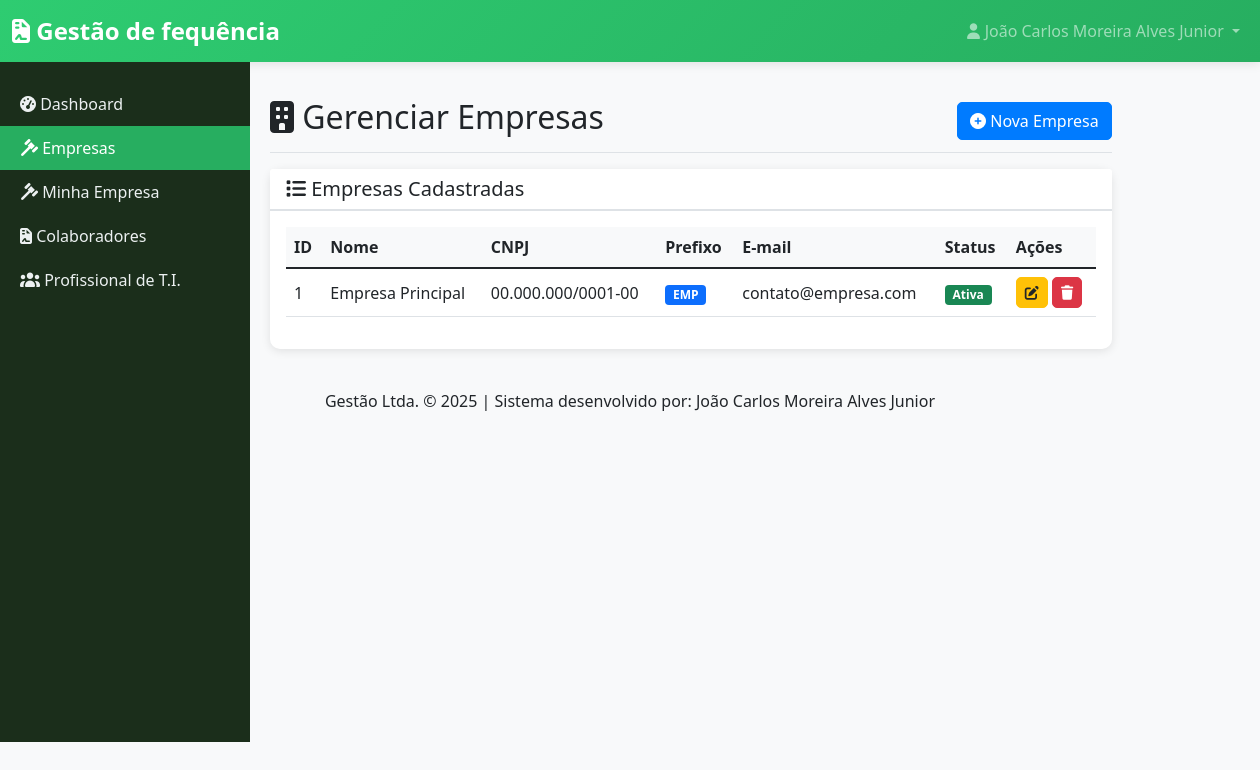
Page /dashboard.php?menu=empresas (signed in) on the committed database.
### tables this page shows
CREATE TABLE `empresas` (
  `id` int(11) NOT NULL AUTO_INCREMENT,
  `nome` varchar(100) NOT NULL,
  `cnpj` varchar(18) NOT NULL,
  `prefixo` varchar(10) NOT NULL,
  `endereco` text DEFAULT NULL,
  `telefone` varchar(20) DEFAULT NULL,
  `email` varchar(100) DEFAULT NULL,
  `ativa` tinyint(1) DEFAULT 1,
  `created_at` timestamp NOT NULL DEFAULT current_timestamp(),
  `updated_at` timestamp NOT NULL DEFAULT current_timestamp() ON UPDATE current_timestamp(),
  PRIMARY KEY (`id`),
  UNIQUE KEY `cnpj` (`cnpj`),
  UNIQUE KEY `prefixo` (`prefixo`)
);

### includes/functions.php (called while the page is built, shortened)
<?php
spl_autoload_register(function ($class_name) {
    $file = __DIR__ . '/../classes/' . $class_name . '.php';
});

### classes/Database.php (called while the page is built, shortened)
<?php
class Database {
    private $connection;
    public function __construct() {
        try {
            $this->connection = new PDO(
                "mysql:host=" . DB_HOST . ";dbname=" . DB_NAME . ";charset=" . DB_CHARSET,
                DB_USER,
                DB_PASS,
                [
                    PDO::ATTR_ERRMODE => PDO::ERRMODE_EXCEPTION,
                    PDO::ATTR_DEFAULT_FETCH_MODE => PDO::FETCH_ASSOC,
                    PDO::ATTR_EMULATE_PREPARES => false
                ]
            );
        } catch (PDOException $e) {
            die("Erro na conexão: " . $e->getMessage());
        }
    }
    public function query($sql, $params = []) {
        $stmt = $this->connection->prepare($sql);
        $stmt->execute($params);
        return $stmt;
    }
}

### inc/empresas.php (the view, shortened to what this page needs)
<?php
$pdo = new Database();
try {
    $stmt = $pdo->query("SELECT * FROM empresas ORDER BY nome");
    $stmt->execute();
    $empresas = $stmt->fetchAll();
} catch (PDOException $e) {
    $errors[] = 'Erro ao carregar empresas: ' . $e->getMessage();
}
?>
<main class="col-md-9 col-lg-10 ">
    <div
        class="d-flex justify-content-between flex-wrap flex-md-nowrap align-items-center pt-3 pb-2 mb-3 border-bottom">
        <h1 class="h2">
            <i class="fas fa-building"></i> Gerenciar Empresas
        </h1>
        <div class="btn-toolbar mb-2 mb-md-0">
            <button type="button" class="btn btn-primary" data-bs-toggle="modal" data-bs-target="#addEmpresaModal">
                <i class="fas fa-plus-circle"></i> Nova Empresa
            </button>
        </div>
    </div>
    <div class="card">
        <div class="card-header">
            <h5 class="mb-0">
                <i class="fas fa-list"></i> Empresas Cadastradas
            </h5>
        </div>
        <div class="card-body">
            <div class="table-responsive">
                <table class="table table-hover" id="empresasTable">
                    <thead>
                        <tr>
                            <th>ID</th>
                            <th>Nome</th>
                            <th>CNPJ</th>
                            <th>Prefixo</th>
                            <th>E-mail</th>
                            <th>Status</th>
                            <th>Ações</th>
                        </tr>
                    </thead>
                    <tbody>
                        <?php foreach ($empresas as $empresa): ?>
                            <tr>
                                <td><?php echo $empresa['id']; ?></td>
                                <td><?php echo htmlspecialchars($empresa['nome']); ?></td>
                                <td><?php echo $empresa['cnpj']; ?></td>
                                <td><span class="badge bg-primary"><?php echo $empresa['prefixo']; ?></span></td>
                                <td><?php echo htmlspecialchars($empresa['email']); ?></td>
                                <td>
                                    <span class="badge <?php echo $empresa['ativa'] ? 'bg-success' : 'bg-danger'; ?>">
                                        <?php echo $empresa['ativa'] ? 'Ativa' : 'Inativa'; ?>
                                    </span>
                                </td>
                                <td>
                                    <a href="?action=edit&id=<?php echo $empresa['id']; ?>" class="btn btn-sm btn-warning"
                                        title="Editar">
                                        <i class="fas fa-edit"></i>
                                    </a>
                                    <a href="?action=delete&id=<?php echo $empresa['id']; ?>"
                                        class="btn btn-sm btn-danger btn-delete" title="Excluir">
                                        <i class="fas fa-trash"></i>
                                    </a>
                                </td>
                            </tr>
                        <?php endforeach; ?>
                    </tbody>
                </table>
            </div>
        </div>
    </div>
</main>
</body>
</html>

### dashboard.php (shortened to what this page needs)
<?php
require_once './config/database.php';
require_once './includes/functions.php';
$pagina = (isset($_GET['menu']) ? $_GET['menu'] : 'c');
$include = $pagina;
if ($include !== 'dashboard') {
    $include = slugify($include) ;
}
?>
<!DOCTYPE html>
<html lang="pt-BR">
<head>
     <link href="assets/css/bootstrap.min.css" rel="stylesheet">
     <link href="assets/css/all.min.css" rel="stylesheet">
    <link rel="stylesheet" href="../assets/css/style.css">
</head>
<body>
    <nav class="navbar navbar-expand-lg navbar-dark">
        <div class="container-fluid">
            <span class="navbar-brand">
                <i class="fas fa-file-contract"></i> <?php echo SISTEMA_NOME; ?>
            </span>
            <div class="navbar-nav ms-auto">
                <li class="nav-item dropdown">
                    <a class="nav-link dropdown-toggle" href="#" role="button" data-bs-toggle="dropdown">
                        <i class="fas fa-user"></i> <?php echo $_SESSION['nome']; ?>
                    </a>
                </li>
            </div>
        </div>
    </nav>
    <div class="container-fluid">
        <div class="row">
            <?php
            require_once './includes/menu.php';
            ?>
            <main class="col-lg-10 main-content" id="mainContent">
                <?php
                  include './inc/' . $include . '.php';
                ?>
    <footer class="text-center">
        <div class="container">
            <p class="mb-0">
                <?php echo EMPRESA_NOME; ?> &copy; <?php echo date('Y'); ?> |
                Sistema desenvolvido por: João Carlos Moreira Alves Junior
            </p>
        </div>
    </footer>
</body>
</html>

### includes/menu.php (shortened to what this page needs)
<?php
$nivelAcesso = $_SESSION['nivel_acesso'] ?? 'usuario';
$menus = [
    ["href" => "dashbaord", "icon" => "fas fa-tachometer-alt", "text" => "Dashboard", "roles" => ["super","admin","gestor","user", "ti"]],
    ["href" => "empresas", "icon" => "fas fa-gavel", "text" => "Empresas", "roles" => ["super"]],
    ["href" => "empresa", "icon"=> "fas fa-gavel", "text" => "Minha Empresa", "roles" => ["super","admin","gestor"]],
    ["href" => "colaboradores", "icon" => "fas fa-file-contract", "text" => "Colaboradores", "roles" => ["super","admin","gestor"]],
    ["href" => "troca-turno", "icon" => "fas fa-plus-circle", "text" => "Troca de Turno", "roles" => ["admin","gestor","usuario"]],
    ["href" => "profissional-ti", "icon" => "fas fa-users", "text" => "Profissional de T.I.", "roles" => ["super","ti"]],
];
$menuAtivo = $_SESSION['menuativo'];
?>
<nav class="col-lg-2 d-none d-lg-block sidebar" id="sidebar">
    <div class="position-sticky">
        <ul class="nav flex-column">
            <?php foreach ($menus as $menu): ?>
                <?php if (in_array($nivelAcesso, $menu['roles'])): ?>
                    <li>
                         <a href="?menu=<?= $menu['href']; ?>"
                           class="<?= ($menuAtivo === $menu['href']) ? 'active' : ''; ?>">
                            <i class="<?= $menu['icon']; ?>"></i> <?= $menu['text']; ?>
                        </a>
                    </li>
                <?php endif; ?>
            <?php endforeach; ?>
        </ul>
    </div>
</nav>

### assets/css/style.css (style rules this page uses)
body { font-family: 'Segoe UI', Tahoma, Geneva, Verdana, sans-serif; background-color: #f8f9fa; min-height: 100vh; display: flex; flex-direction: column; }
.navbar-brand { font-weight: bold; font-size: 1.5rem; }
.sidebar { min-height: calc(100vh - 56px); background-color: #343a40; padding-top: 20px; }
.main-content { padding: 20px; }
.card { border: none; border-radius: 10px; box-shadow: 0 4px 6px rgba(0, 0, 0, 0.1); margin-bottom: 20px; }
.card-header { background-color: #fff; border-bottom: 2px solid #dee2e6; font-weight: bold; }
.btn-primary { background-color: #007bff; border-color: #007bff; border-radius: 5px; }
.btn-warning { background-color: #ffc107; border-color: #ffc107; border-radius: 5px; color: #212529; }
.btn-danger { background-color: #dc3545; border-color: #dc3545; border-radius: 5px; }
.table th { background-color: #f8f9fa; border-top: none; font-weight: 600; }
.table td { vertical-align: middle; }

### dashboard.php (style rules this page uses)
.sidebar { background: #1b2e1b; min-height: calc(100vh - 120px); padding: 20px 0; position: fixed; width: 250px; transition: all 0.3s; }
.sidebar a { color:#ecf0f1; padding: 10px 20px; display: block; text-decoration: none; transition: all 0.3s; }
.sidebar a.active { background: #27ae60; color: white; }
.main-content { margin-left: 250px; padding: 20px; transition: all 0.3s; }
.navbar { background: linear-gradient(135deg, #2ecc71 0%, #27ae60 100%); box-shadow: 0 2px 10px rgba(0, 0, 0, 0.1); }
.card { border: none; border-radius: 10px; box-shadow: 0 2px 10px rgba(0, 0, 0, 0.1); margin-bottom: 20px; transition: transform 0.3s; }
.table th { background: #f8f9fa; border-bottom: 2px solid #dee2e6; }

### rows in the picture
empresas: id "1", nome "Empresa Principal", cnpj "00.000.000/0001-00", prefixo "EMP", email "contato@empresa.com", ativa "Ativa"

### other values in the picture
SISTEMA_NOME "Gestão de fequência"
$_SESSION['nome'] "João Carlos Moreira Alves Junior"
$menu['text'] "Dashboard"
$menu['text'] "Empresas"
$menu['text'] "Minha Empresa"
$menu['text'] "Colaboradores"
$menu['text'] "Profissional de T.I."
EMPRESA_NOME "Gestão Ltda."
